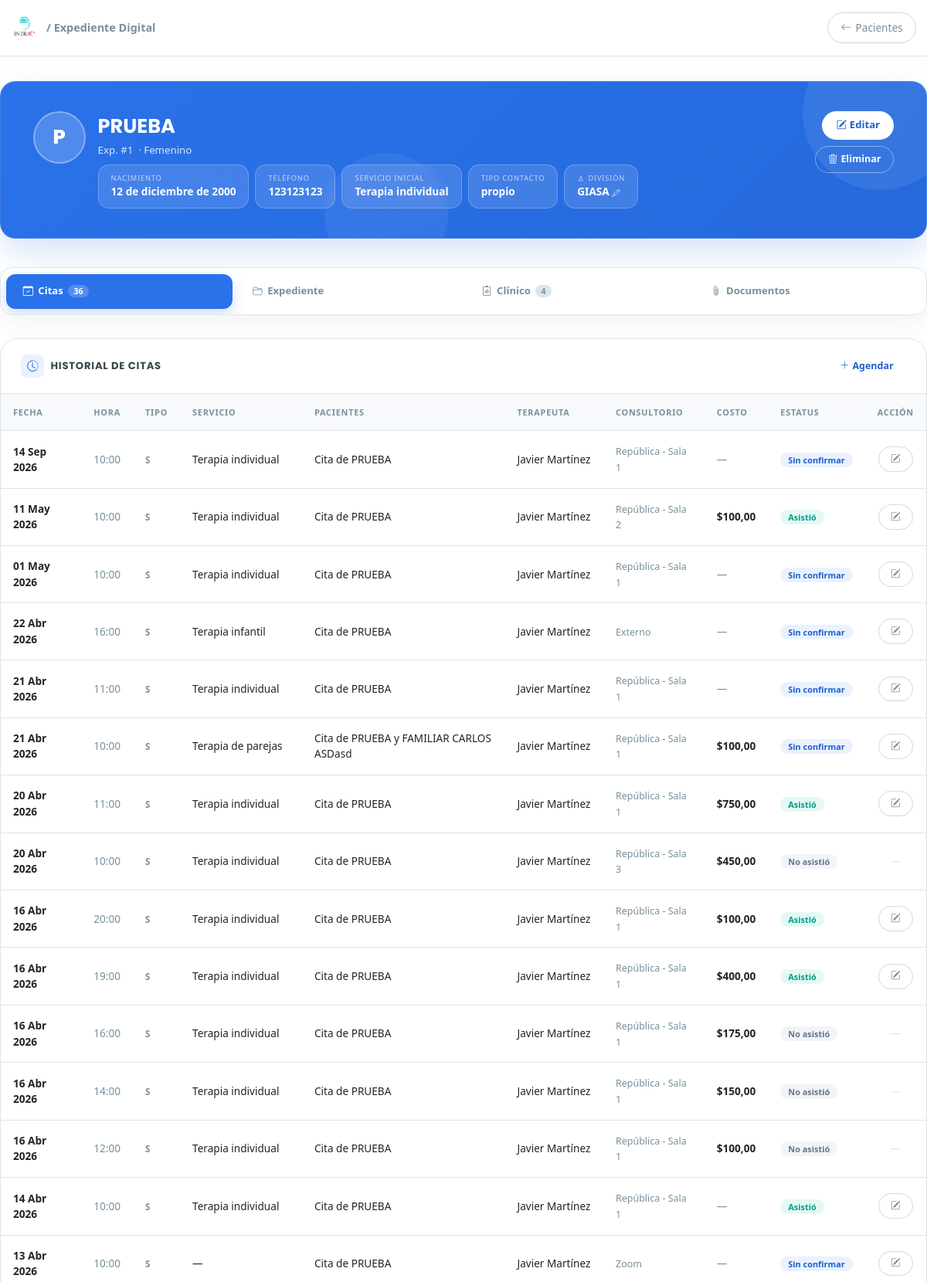
/pacientes/1/ (upper part), run on the app's committed database.
### clinica/models.py (models this page shows, shortened)
class Paciente(models.Model):
    TIPO_CONTACTO_CHOICES = [
        ('propio', 'Propio'),
        ('madre', 'Madre'),
        ('padre', 'Padre'),
        ('pareja', 'Pareja'),
        ('otro', 'Otro'),
    ]
    SEXO_CHOICES = [
        ('Femenino', 'Femenino'),
        ('Masculino', 'Masculino'),
    ]
    usuario = models.OneToOneField(User, on_delete=models.SET_NULL, null=True, blank=True, related_name='perfil_paciente')
    nombre = models.CharField(max_length=200, verbose_name="Nombre Completo")
    fecha_nacimiento = models.DateField(verbose_name="Fecha de Nacimiento")
    nombre_normalizado = models.CharField(max_length=200, blank=True, editable=False)
    sexo = models.CharField(
        max_length=20,
        choices=SEXO_CHOICES,
        default='Femenino',
        verbose_name="Sexo"
    )
    telefono = models.CharField(max_length=20, verbose_name="Teléfono (WhatsApp)")
    identidad_contacto = models.CharField(max_length=20, choices=TIPO_CONTACTO_CHOICES, default='propio')
    servicio_inicial = models.ForeignKey('Servicio', on_delete=models.SET_NULL, null=True, verbose_name="Servicio Inicial")
    consentimiento_firmado = models.FileField(upload_to='documentos/', blank=True, null=True)
    estudio_socioeconomico = models.FileField(upload_to='documentos/', blank=True, null=True)
    apertura_expediente = models.FileField(upload_to='documentos/', blank=True, null=True)
    resumen_clinico = models.TextField(blank=True, null=True)
    empresa = models.ForeignKey(
        'Empresa', on_delete=models.SET_NULL, null=True, blank=True,
        related_name='pacientes'
    )
    division = models.ForeignKey(
        'Division', on_delete=models.SET_NULL, null=True, blank=True,
        related_name='pacientes', verbose_name='División'
    )
    pacientes_relacionados = models.ManyToManyField('self', blank=True, symmetrical=True)
    enlace_resultados = models.URLField(blank=True, null=True)
    fecha_registro = models.DateTimeField(auto_now_add=True)
    class Meta:
        verbose_name = "Paciente"
        verbose_name_plural = "Pacientes"

class Servicio(models.Model):
    nombre = models.CharField(max_length=100)
    precio = models.DecimalField(
        max_digits=10, decimal_places=2, null=True, blank=True,
        verbose_name="Precio estándar",
        help_text="Precio público del servicio. Se usa para calcular penalizaciones por inasistencia."
    )
    def __str__(self):
        return self.nombre

class Division(models.Model):
    nombre = models.CharField(max_length=100)
    def __str__(self):
        return self.nombre

class Cita(models.Model):
    ESTATUS_CONFIRMADA = 'confirmada'
    ESTATUS_SIN_CONFIRMAR = 'sin_confirmar'
    ESTATUS_REAGENDO = 'reagendo'
    ESTATUS_CANCELO = 'cancelo'
    ESTATUS_SI_ASISTIO = 'si_asistio'
    ESTATUS_NO_ASISTIO = 'no_asistio'
    ESTATUS_INCIDENCIA = 'incidencia'
    ESTATUS_CHOICES = [
        (ESTATUS_CONFIRMADA, 'Confirmada'),
        (ESTATUS_SIN_CONFIRMAR, 'Sin confirmar'),
        (ESTATUS_REAGENDO, 'Reagendo'),
        (ESTATUS_CANCELO, 'Cancelo'),
        (ESTATUS_SI_ASISTIO, 'Si asistio'),
        (ESTATUS_NO_ASISTIO, 'No asistio'),
        (ESTATUS_INCIDENCIA, 'Incidencia'),
    ]
    ESTATUS_ACTIVOS = (
        ESTATUS_CONFIRMADA,
        ESTATUS_SIN_CONFIRMAR,
        ESTATUS_REAGENDO,
        ESTATUS_INCIDENCIA,
    )
    TIPO_NUEVO = 'N'
    TIPO_REFERIDO = 'R'
    TIPO_SEGUIMIENTO = 'S'
    TIPO_PACIENTE_CHOICES = [
        (TIPO_NUEVO, 'Nuevo'),
        (TIPO_REFERIDO, 'Referido'),
        (TIPO_SEGUIMIENTO, 'Seguimiento'),
    ]
    PAGO_CHOICES = [
        ('Terminal', 'Terminal'),
        ('Transferencia', 'Transferencia'),
        ('Efectivo', 'Efectivo'),
        ('Pase', 'Pase'),
    ]
    paciente = models.ForeignKey(Paciente, on_delete=models.CASCADE, related_name='citas')
    pacientes_adicionales = models.ManyToManyField(
        Paciente,
        blank=True,
        related_name='citas_como_adicional',
    )
    expediente_grupal = models.ForeignKey(
        'ExpedienteGrupal',
        on_delete=models.SET_NULL,
        null=True,
        blank=True,
        related_name='citas',
    )
    fecha = models.DateField()
    hora = models.TimeField()
    tipo_paciente = models.CharField(
        max_length=1,
        choices=TIPO_PACIENTE_CHOICES,
        default=TIPO_SEGUIMIENTO,
    )
    division = models.ForeignKey(Division, on_delete=models.SET_NULL, null=True)
    consultorio = models.ForeignKey(Consultorio, on_delete=models.SET_NULL, null=True)
    servicio = models.ForeignKey(Servicio, on_delete=models.SET_NULL, null=True)
    terapeuta = models.ForeignKey(Terapeuta, on_delete=models.SET_NULL, null=True)
    costo = models.DecimalField(max_digits=10, decimal_places=2, null=True, blank=True)
    metodo_pago = models.CharField(
        max_length=50,
        choices=PAGO_CHOICES,
        null=True,
        blank=True,
    )
    estatus = models.CharField(
        max_length=20,
        choices=ESTATUS_CHOICES,
        default=ESTATUS_SIN_CONFIRMAR,
    )
    folio_fiscal = models.CharField(max_length=100, blank=True, null=True)
    notas = models.TextField(blank=True, null=True)
    tiene_descuento = models.BooleanField(
        null=True, blank=True,
        help_text="Indica si el paciente tiene descuento / estudio socioeconómico activo al momento de la cita."
    )
    def pacientes_display_natural(self):
        nombres = [self.paciente.nombre] if self.paciente_id else []
        nombres.extend(list(self.pacientes_adicionales.values_list('nombre', flat=True)))
        if not nombres:
            return ""
        if len(nombres) == 1:
            return nombres[0]
        if len(nombres) == 2:
            return f"{nombres[0]} y {nombres[1]}"
        return f"{', '.join(nombres[:-1])} y {nombres[-1]}"
    def titulo_cita(self):
        pacientes = self.pacientes_display_natural()
        return f"Cita de {pacientes}" if pacientes else "Cita"
    class Meta:
        verbose_name = "Cita"
        verbose_name_plural = "Citas"
        ordering = ['-fecha', '-hora']

class Terapeuta(models.Model):
    usuario = models.OneToOneField(User, on_delete=models.SET_NULL, null=True, blank=True, related_name='perfil_terapeuta')
    nombre = models.CharField(max_length=100)
    activo = models.BooleanField(default=True)
    def __str__(self):
        return self.nombre

class Consultorio(models.Model):
    SEDE_CHOICES = [
        ('republica',      'República'),
        ('morelos',        'Morelos'),
        ('colinas',        'Colinas'),
        ('trabajo_social', 'Trabajo Social'),
        ('zoom',           'Zoom / Online'),
        ('externo',        'Externo'),
    ]
    nombre = models.CharField(max_length=100)
    sede   = models.CharField(max_length=20, choices=SEDE_CHOICES, null=True, blank=True)
    def __str__(self):
        return self.nombre

### clinica/views.py (the view)
# urls.py: path('pacientes/<int:paciente_id>/', clinica_views.detalle_paciente, name='detalle_paciente'),
def detalle_paciente(request, paciente_id):
    paciente = get_object_or_404(Paciente, id=paciente_id)
    can_subir_documentos = request.user.is_authenticated and request.user.is_superuser
    if request.method == 'POST':
        if not can_subir_documentos:
            messages.error(request, 'Solo un superusuario puede subir documentos al expediente.')
            return redirect('detalle_paciente', paciente_id=paciente.id)
        form_documento = DocumentoPacienteForm(request.POST, request.FILES)
        if form_documento.is_valid():
            archivo = request.FILES['archivo']
            documento = form_documento.save(commit=False)
            documento.paciente = paciente
            documento.subido_por = request.user
            documento.nombre_archivo = archivo.name
            documento.tipo_mime = archivo.content_type
            documento.contenido = archivo.read()
            documento.save()
            messages.success(request, 'Documento agregado correctamente.')
            return redirect('detalle_paciente', paciente_id=paciente.id)
        messages.error(request, 'Revisa el archivo y los datos del documento.')
    else:
        form_documento = DocumentoPacienteForm()
    historial = Cita.objects.filter(
        Q(paciente=paciente) | Q(pacientes_adicionales=paciente)
    ).distinct().order_by('-fecha', '-hora')
    terapeutas_previos = set(cita.terapeuta for cita in historial if cita.terapeuta)
    notas_historial = NotaTerapeutaPaciente.objects.filter(
        paciente=paciente
    ).select_related('terapeuta').order_by('-creado_en')
    documentos_historial = DocumentoPaciente.objects.filter(
        paciente=paciente
    ).select_related('terapeuta', 'subido_por').order_by('-creado_en')
    reportes_historial = ReporteSesion.objects.filter(
        paciente=paciente
    ).select_related('terapeuta').order_by('-fecha', '-creado_en')
    apertura = getattr(paciente, 'apertura_expediente_obj', None)
    context = {
        'paciente': paciente,
        'historial': historial,
        'terapeutas_previos': terapeutas_previos,
        'notas_historial': notas_historial,
        'documentos_historial': documentos_historial,
        'reportes_historial': reportes_historial,
        'apertura': apertura,
        'form_documento': form_documento,
        'can_subir_documentos': can_subir_documentos,
        'divisiones': Division.objects.all().order_by('nombre'),
    }
    return render(request, 'clinica/detalle_paciente.html', context)

### clinica/models.py (called while the page is built)
    @property
    def autor_display(self):
        return self.terapeuta.nombre if self.terapeuta_id else 'Sin terapeuta'

### clinica/templates/clinica/detalle_paciente.html (shortened to what this page needs)
{% load static %}
<!DOCTYPE html>
<html lang="es">
<head>
  <link href="https://cdn.jsdelivr.net/npm/bootstrap@5.3.0/dist/css/bootstrap.min.css" rel="stylesheet">
  <link rel="stylesheet" href="https://cdn.jsdelivr.net/npm/bootstrap-icons@1.11.3/font/bootstrap-icons.css">
</head>
<body>
<nav class="top-nav">
  <a href="{% url 'home' %}" class="top-nav-brand">
    <img src="{% static 'clinica/images/logo.png' %}" alt="INTRA">
    <span>/ Expediente Digital</span>
  </a>
  <a href="{% url 'lista_pacientes' %}" class="btn-nav-back">
    <i class="bi bi-arrow-left"></i>Pacientes
  </a>
</nav>
<div class="page">
  <div class="hero">
    <div class="d-flex align-items-start gap-3 position-relative" style="z-index:1;">
      <div class="hero-avatar">{{ paciente.nombre|slice:":1" }}</div>
      <div style="flex:1;min-width:0;">
        <div class="hero-name">{{ paciente.nombre }}</div>
        <div class="hero-sub">
          Exp. #{{ paciente.id }}
          {% if paciente.sexo %}&nbsp;·&nbsp;{{ paciente.sexo }}{% endif %}
        </div>
        <div class="d-flex flex-wrap gap-2 mt-2">
          <div class="stat-pill">
            <div class="sp-lbl">Nacimiento</div>
            <div class="sp-val">{{ paciente.fecha_nacimiento }}</div>
          </div>
          <div class="stat-pill">
            <div class="sp-lbl">Teléfono</div>
            <div class="sp-val">{{ paciente.telefono }}</div>
          </div>
          {% if paciente.servicio_inicial %}
          <div class="stat-pill">
            <div class="sp-lbl">Servicio inicial</div>
            <div class="sp-val">{{ paciente.servicio_inicial }}</div>
          </div>
          {% endif %}
          {% if paciente.identidad_contacto %}
          <div class="stat-pill">
            <div class="sp-lbl">Tipo contacto</div>
            <div class="sp-val">{{ paciente.identidad_contacto }}</div>
          </div>
          {% endif %}
          {% if paciente.division %}
          <div class="stat-pill" id="div-pill-show" style="cursor:pointer;" title="Cambiar división" onclick="toggleDivForm()">
            <div class="sp-lbl"><i class="bi bi-diagram-2 me-1"></i>División</div>
            <div class="sp-val">{{ paciente.division }} <i class="bi bi-pencil" style="font-size:.65rem;opacity:.7;"></i></div>
          </div>
          {% endif %}
        </div>
      </div>
      <div class="hero-actions flex-shrink-0">
        <a href="{% url 'editar_paciente' paciente.id %}" class="btn-hero-primary">
          <i class="bi bi-pencil-square me-1"></i>Editar
        </a>
        <button class="btn-hero-danger" data-bs-toggle="modal" data-bs-target="#modalEliminar">
          <i class="bi bi-trash3 me-1"></i>Eliminar
        </button>
      </div>
    </div>
  </div>
  <div class="tab-nav" role="tablist">
    <button class="active" onclick="switchTab('citas',this)" role="tab">
      <i class="bi bi-calendar-check"></i>Citas
      <span class="tab-badge">{{ historial|length }}</span>
    </button>
    <button onclick="switchTab('expediente',this)" role="tab">
      <i class="bi bi-folder2-open"></i>Expediente
    </button>
    <button onclick="switchTab('clinico',this)" role="tab">
      <i class="bi bi-clipboard2-pulse"></i>Clínico
      {% if reportes_historial %}<span class="tab-badge">{{ reportes_historial|length }}</span>{% endif %}
    </button>
    <button onclick="switchTab('documentos',this)" role="tab">
      <i class="bi bi-paperclip"></i>Documentos
    </button>
  </div>
  <div id="tab-citas" class="tab-panel active">
    <div class="xcard">
      <div class="xcard-hd">
        <div class="d-flex align-items-center gap-2">
          <div class="xcard-icon"><i class="bi bi-clock-history"></i></div>
          <span class="xcard-title">Historial de Citas</span>
        </div>
        <a href="{% url 'crear_cita' %}?paciente={{ paciente.id }}" class="btn-hero-primary" style="padding:.38rem 1rem;font-size:.78rem;">
          <i class="bi bi-plus-lg me-1"></i>Agendar
        </a>
      </div>
      <div class="table-responsive">
        <table class="citas-table">
          <thead>
            <tr>
              <th>Fecha</th>
              <th>Hora</th>
              <th>Tipo</th>
              <th>Servicio</th>
              <th>Pacientes</th>
              <th>Terapeuta</th>
              <th>Consultorio</th>
              <th>Costo</th>
              <th>Estatus</th>
              <th style="text-align:center;">Acción</th>
            </tr>
          </thead>
          <tbody>
            {% for cita in historial %}
            <tr>
              <td style="font-weight:600;">{{ cita.fecha|date:"d M Y" }}</td>
              <td style="color:var(--muted);">{{ cita.hora|time:"H:i" }}</td>
              <td><span style="font-size:.72rem;font-weight:700;color:var(--muted);">{{ cita.tipo_paciente|default:"—" }}</span></td>
              <td>{{ cita.servicio|default:"—" }}</td>
              <td>{{ cita.titulo_cita }}</td>
              <td>{{ cita.terapeuta|default:"—" }}</td>
              <td><span style="font-size:.78rem;color:var(--muted);">{{ cita.consultorio|default:"—" }}</span></td>
              <td>{% if cita.costo %}<span style="font-weight:600;">${{ cita.costo }}</span>{% else %}<span style="color:var(--muted);">—</span>{% endif %}</td>
              <td>
                {% if cita.estatus == 'confirmada' %}<span class="est est-confirmada">Confirmada</span>
                {% elif cita.estatus == 'sin_confirmar' %}<span class="est est-sin">Sin confirmar</span>
                {% elif cita.estatus == 'reagendo' %}<span class="est est-reagendo">Reagendó</span>
                {% elif cita.estatus == 'cancelo' %}<span class="est est-cancelo">Canceló</span>
                {% elif cita.estatus == 'si_asistio' %}<span class="est est-asistio">Asistió</span>
                {% elif cita.estatus == 'no_asistio' %}<span class="est est-no-asistio">No asistió</span>
                {% elif cita.estatus == 'incidencia' %}<span class="est est-incidencia">Incidencia</span>
                {% else %}<span class="est" style="background:#F2F4F8;color:var(--muted);">{{ cita.get_estatus_display }}</span>{% endif %}
              </td>
              <td style="text-align:center;">
                {% if cita.estatus != 'cancelo' and cita.estatus != 'no_asistio' %}
                <a href="{% url 'editar_cita' cita.id %}?next=paciente" class="btn-ghost" title="Editar cita">
                  <i class="bi bi-pencil-square"></i>
                </a>
                {% else %}
                <span style="color:var(--border);">—</span>
                {% endif %}
              </td>
            </tr>
            {% empty %}
            <tr><td colspan="10"><div class="empty"><i class="bi bi-calendar-x"></i>Sin citas registradas</div></td></tr>
            {% endfor %}
          </tbody>
        </table>
      </div>
    </div>
  </div>
</div>
</body>
</html>

### data on the page
Paciente: nombre "P", nombre "PRUEBA", id "1", sexo "Femenino", fecha_nacimiento "12 de diciembre de 2000", telefono "123123123", servicio_inicial "Terapia individual", identidad_contacto "propio", division "GIASA"
Cita: fecha "14 Sep 2026", hora "10:00", tipo_paciente "S", servicio "Terapia individual", titulo_cita "Cita de PRUEBA", terapeuta "Javier Martínez", consultorio "República - Sala 1", estatus "Sin confirmar"
Cita: fecha "11 May 2026", hora "10:00", tipo_paciente "S", servicio "Terapia individual", titulo_cita "Cita de PRUEBA", terapeuta "Javier Martínez", consultorio "República - Sala 2", costo "100,00", estatus "Asistió"
Cita: fecha "01 May 2026", hora "10:00", tipo_paciente "S", servicio "Terapia individual", titulo_cita "Cita de PRUEBA", terapeuta "Javier Martínez", consultorio "República - Sala 1", estatus "Sin confirmar"
Cita: fecha "22 Abr 2026", hora "16:00", tipo_paciente "S", servicio "Terapia infantil", titulo_cita "Cita de PRUEBA", terapeuta "Javier Martínez", consultorio "Externo", estatus "Sin confirmar"
Cita: fecha "21 Abr 2026", hora "11:00", tipo_paciente "S", servicio "Terapia individual", titulo_cita "Cita de PRUEBA", terapeuta "Javier Martínez", consultorio "República - Sala 1", estatus "Sin confirmar"
Cita: fecha "21 Abr 2026", hora "10:00", tipo_paciente "S", servicio "Terapia de parejas", titulo_cita "Cita de PRUEBA y FAMILIAR CARLOS ASDasd", terapeuta "Javier Martínez", consultorio "República - Sala 1", costo "100,00", estatus "Sin confirmar"
Cita: fecha "20 Abr 2026", hora "11:00", tipo_paciente "S", servicio "Terapia individual", titulo_cita "Cita de PRUEBA", terapeuta "Javier Martínez", consultorio "República - Sala 1", costo "750,00", estatus "Asistió"
Cita: fecha "20 Abr 2026", hora "10:00", tipo_paciente "S", servicio "Terapia individual", titulo_cita "Cita de PRUEBA", terapeuta "Javier Martínez", consultorio "República - Sala 3", costo "450,00", estatus "No asistió"
Cita: fecha "16 Abr 2026", hora "20:00", tipo_paciente "S", servicio "Terapia individual", titulo_cita "Cita de PRUEBA", terapeuta "Javier Martínez", consultorio "República - Sala 1", costo "100,00", estatus "Asistió"
Cita: fecha "16 Abr 2026", hora "19:00", tipo_paciente "S", servicio "Terapia individual", titulo_cita "Cita de PRUEBA", terapeuta "Javier Martínez", consultorio "República - Sala 1", costo "400,00", estatus "Asistió"
Cita: fecha "16 Abr 2026", hora "16:00", tipo_paciente "S", servicio "Terapia individual", titulo_cita "Cita de PRUEBA", terapeuta "Javier Martínez", consultorio "República - Sala 1", costo "175,00", estatus "No asistió"
Cita: fecha "16 Abr 2026", hora "14:00", tipo_paciente "S", servicio "Terapia individual", titulo_cita "Cita de PRUEBA", terapeuta "Javier Martínez", consultorio "República - Sala 1", costo "150,00", estatus "No asistió"
Cita: fecha "16 Abr 2026", hora "12:00", tipo_paciente "S", servicio "Terapia individual", titulo_cita "Cita de PRUEBA", terapeuta "Javier Martínez", consultorio "República - Sala 1", costo "100,00", estatus "No asistió"
Cita: fecha "14 Abr 2026", hora "10:00", tipo_paciente "S", servicio "Terapia individual", titulo_cita "Cita de PRUEBA", terapeuta "Javier Martínez", consultorio "República - Sala 1", estatus "Asistió"
Cita: fecha "13 Abr 2026", hora "10:00", tipo_paciente "S", servicio "—", titulo_cita "Cita de PRUEBA", terapeuta "Javier Martínez", consultorio "Zoom", estatus "Sin confirmar"

### other printed values
{{ historial|length }} "36"
{{ reportes_historial|length }} "4"
